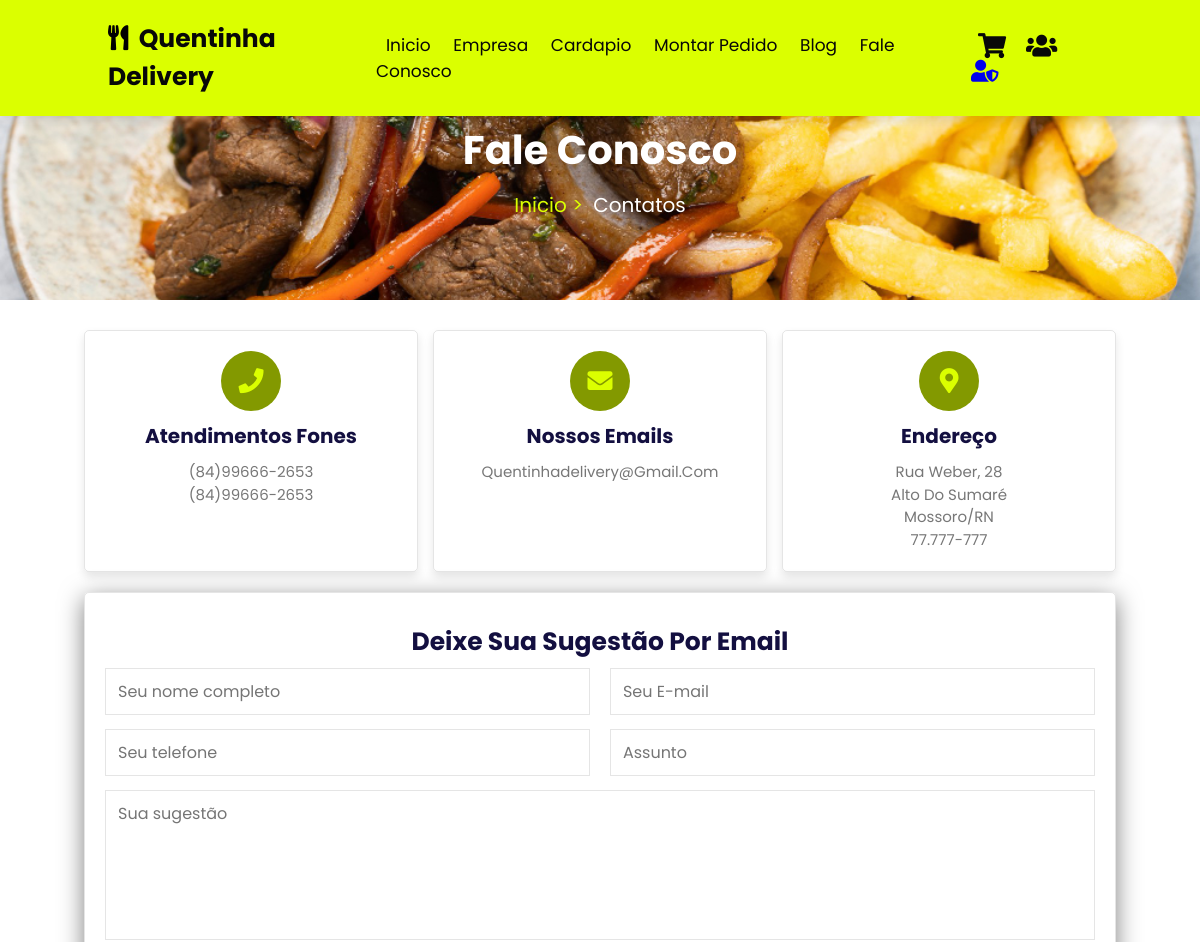
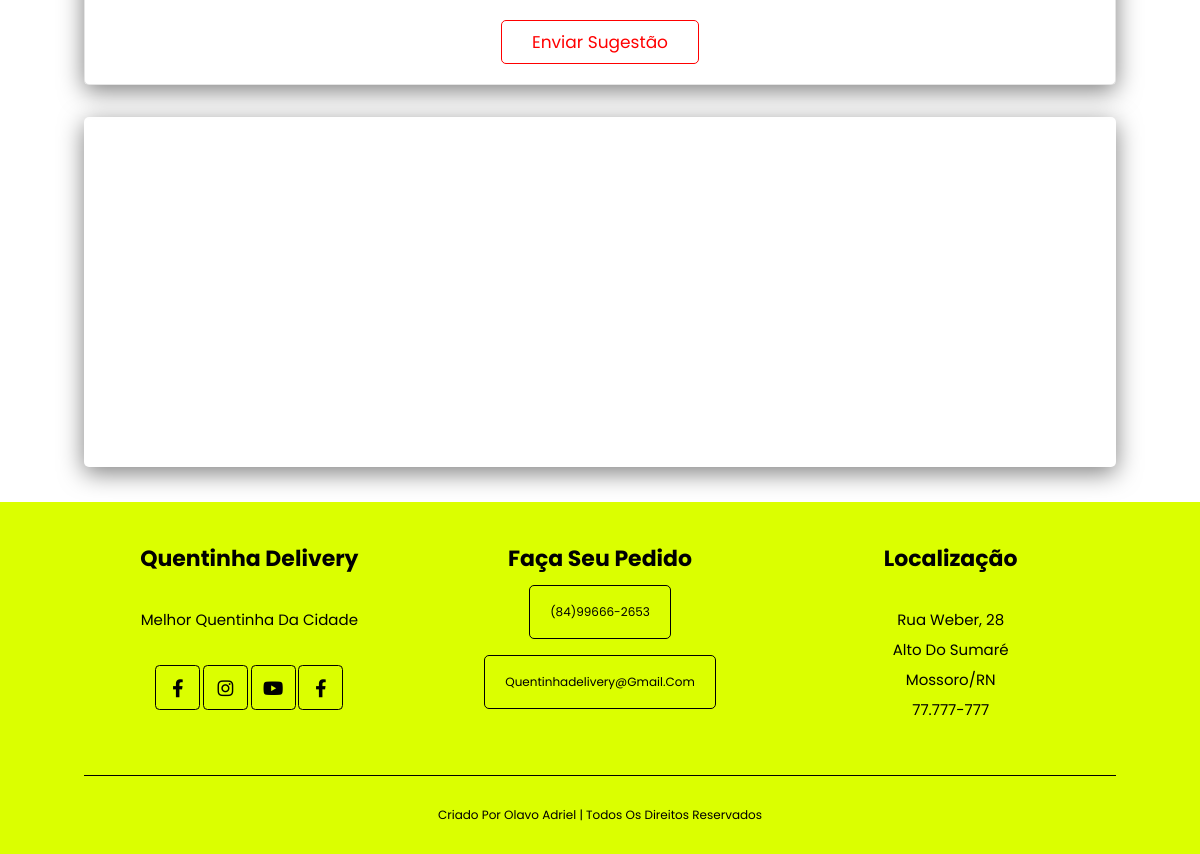
Page /contatos/ on the committed database (2 pictures, top to bottom).
### qdelivery/models.py (models this page shows, shortened)
class Dados(models.Model):
    logo = RichTextUploadingField()
    icone = RichTextUploadingField()
    nome = models.CharField(max_length=255)
    subtitulo = RichTextField(blank=True, null=True)
    frete = models.DecimalField(max_digits=10, decimal_places=2)
    cnpj = models.CharField(max_length=100)
    descricao = RichTextField()
    fone = models.CharField(max_length=70, blank=True, null=True)
    whatsapp = models.CharField(max_length=70)
    email = models.CharField(max_length=255)
    endereco = models.CharField(max_length=255, blank=True, null=True)
    numero = models.IntegerField(blank=True, null=True)
    bairro = models.CharField(max_length=255)
    estado = models.ForeignKey(Estado, on_delete=models.CASCADE)
    cidade = models.ForeignKey(Cidade, on_delete=models.CASCADE)
    cep = models.CharField(max_length=100)
    senha_email = models.CharField(max_length=255)
    usuario = models.ForeignKey(User, on_delete=models.CASCADE)
    ultima_atualizacao = models.DateTimeField(auto_now=True)
    tipo = models.CharField(max_length=70, blank=True, null=True)
    class Meta:
        verbose_name = "Dado"
        verbose_name_plural = "Dados"
    def formatar_wtt(self):
        if self.whatsapp:
            numero = self.whatsapp.replace(" ", "").replace("-", "").replace("(", "").replace(")", "")
            if len(numero) == 10:  # Ex: 8499666265
                return f"55{numero[:2]}{numero[2:]}"
            elif len(numero) == 11:  # Ex: 84996626265
                return f"55{numero[:2]}{numero[2:]}"
            else:
                return numero
        return ""

class Cidade(models.Model):
    estado = models.ForeignKey(Estado, on_delete=models.CASCADE, related_name='cidades', null=True, blank=True)
    nome = models.CharField(max_length=75, blank=True, null=True)
    uf = models.CharField(max_length=5, blank=True, null=True)

### qdelivery/views.py (the view)
# urls.py: path('contatos/', views.contatos),
def contatos(request):
    dados = get_object_or_404(Dados, id=1)
    return render(request, "contatos.html", {'dados': dados})

### qdelivery/templates/contatos.html (shortened to what this page needs)
{% extends "base.html" %}
{% load static %}
{% block content %}
<div class="topo-pagina">
    <h1>Fale conosco</h1>
    <p><a href="/" title="contatos">Inicio ></a> Contatos </p>
</div>
<section class="contatos">
    <div class="icone-box">
        <div class="icons">
            <i class="fas fa-phone"></i>
            <h3>Atendimentos Fones</h3>
            <p>{{dados.fone}}</p>
            <p>{{dados.whatsapp}}</p>
        </div>
        <div class="icons">
            <i class="fas fa-envelope"></i>
            <h3>Nossos emails</h3>
            <p>{{dados.email}}</p>
        </div>
        <div class="icons">
            <i class="fas fa-map-marker-alt"></i>
            <h3>Endereço</h3>
            <p>
                {{dados.endereco}}, {{dados.numero}} <br>
               {{ dados.bairro}} <br>
                {{dados.cidade.nome}}/{{dados.cidade.uf}} <br>
                {{ dados.cep}}
            </p>
        </div>
    </div>
    <div class="row">
        <form action="" method="post" enctype="multipart/form-data">
            <h3>Deixe sua sugestão por email</h3>
            <div class="inputBox">
                <input type="text" name="nome" placeholder="Seu nome completo" class="box">
                <input type="email" name="email" placeholder="Seu E-mail" class="box">
            </div>
            <div class="inputBox">
                <input type="tel" name="telefone" placeholder="Seu telefone" class="box">
                <input type="text" name="assunto" placeholder="Assunto" class="box">
            </div>
            <textarea name="qd" placeholder="Sua sugestão" cols="30" rows="10"></textarea>
            <button type="submit" class="btn"> Enviar sugestão</button>
        </form>
    </div>
    <br><br>
    <iframe src="https://www.google.com/maps/embed?pb=!1m18!1m12!1m3!1d3973.139964737275!2d-37.3224144885665!3d-5.240697452714479!2m3!1f0!2f0!3f0!3m2!1i1024!2i768!4f13.1!3m3!1m2!1s0x7ba080acb4836ff%3A0xfc86ae29cbc5d649!2sR.%20Rio%20Claro%2C%2030%20-%20Alto%20do%20Sumar%C3%A9%2C%20Mossor%C3%B3%20-%20RN%2C%2059634-116!5e0!3m2!1spt-BR!2sbr!4v1715298584361!5m2!1spt-BR!2sbr" width="100%" height="350" style="border:0;" allowfullscreen="" loading="lazy"></iframe>
</section>
{% endblock %}

### qdelivery/templates/base.html (shortened to what this page needs)
{% load static %}
<!DOCTYPE html>
<html lang="pt-br">
<head>
    <link rel="stylesheet" href="https://cdnjs.cloudflare.com/ajax/libs/font-awesome/5.15.4/css/all.min.css">
    <link rel="stylesheet" href="https://cdn.jsdelivr.net/npm/swiper@10/swiper-bundle.min.css" />
    <link rel="stylesheet" href="{% static 'css/style.css' %}">
</head>
<body>
<header class="topo-site">
    <a href="" class="logo">
        <i class="fa fa-utensils"></i>
       {{dados.nome}}
    </a>
    <nav class="menu-site">
        <a href="/">Inicio</a>
        <a href="/empresa">Empresa</a>
        <a href="/cardapio">Cardapio</a>
        <a href="">Montar pedido</a>
        <a href="/blog">Blog</a>
        <a href="/contatos">Fale conosco</a>
    </nav>
    <div class="icons">
        <div id="cart" class="fa fa-shopping-cart"></div>
        <div id="login" class="fa fa-users"></div>
        <a href="/admin" class="fa fa-user-shield admin-icon" title="Admin"></a>
    </div>
</header>
<main>
    {% block content %}
    {% endblock %}
</main>
<section class="rodape">
    <div class="box-container">
        <div class="box">
            <h3>{{dados.nome}}</h3>
            <p>Melhor quentinha da cidade</p>
            <div class="rede-sociais">
                <a href="" class="fab fa-facebook-f"></a>
                <a href="//www.instagram.com/quentinhadelivery0" class="fab fa-instagram"></a>
                <a href="" class="fab fa-youtube"></a>
                <a href="" class="fab fa-facebook-f"></a>
            </div>
        </div>
        <div class="box">
            <h3>Faça seu pedido</h3>
            <a class="link" title="WhatsApp" href="//api.whatsapp.com/send/?phone={{dados.formatar_wtt}}&text=Olá gostaria+de+fazer+um+pedido%21&type=phone_number&app_absent=0">{{ dados.fone}} </a><br><br>
            <a class="link" href="mailto:quentinhadelivery@gmail.com" title="quentinhadelivery@gmail.com">quentinhadelivery@gmail.com</a>
        </div>
        <div class="box">
            <h3>Localização</h3>
            <p>
                {{dados.endereco}}, {{dados.numero}} <br>
               {{ dados.bairro}} <br>
                {{dados.cidade.nome}}/{{dados.cidade.uf}} <br>
                {{ dados.cep}}
            </p>
        </div>
    </div>
    <div class="direitos">
        Criado por <span> Olavo Adriel </span> | Todos os direitos reservados
    </div>
</section>
</body>
</html>

### qdelivery/templates/assets/css/style.css (style rules this page uses)
:root { --yellow_qd: #DBFF00; }
* { font-family: "Poppins", sans-serif; margin: 0; padding: 0; box-sizing: border-box; outline: none; text-decoration: none; border: none; text-transform: capitalize; transform: .2s linear; }
html { font-size:62.5%; overflow-x: hidden; scroll-behavior: smooth; }
.btn { display: inline-block; font-size: 1.7rem; color: red; background: none; margin-top: 1rem; padding: .8rem 3rem; border: 1px solid red; border-radius: .5rem; cursor: pointer; }
section { padding: 3rem 7%; }
.topo-pagina { background:url(../img/topo-paginas/marmita_topo.jpg); background-size: cover; background-position: center; text-align: center; padding-top: 12rem; padding-bottom: 8rem; }
.topo-pagina h1 { color:#fff; font-size: 4rem; }
.topo-pagina p { padding-top: 1rem; font-size: 2rem; color: #fff; }
.topo-pagina a { color: var(--yellow_qd); padding-right: .5rem; }
.topo-site { display: flex; position: fixed; top: 0; left: 0; right: 0; align-items: center; justify-content: space-between; padding: 2rem 9%; z-index: 1000; background: #DBFF00; box-shadow: 0 0.5rem 1rem rgba(0, 0, 0, 0.1); }
.topo-site .logo { font-size:2.5rem; color:#080808; font-weight: bolder; }
.topo-site .logo i { color:rgb(0, 0, 0); padding-right: .5rem; }
.topo-site .menu-site a { color: rgb(7, 7, 7); font-size: 1.7rem; margin: 0 1rem; }
.topo-site .icons div { color: #080808; font-size: 2.5rem; margin-left: 1.7rem; cursor: pointer; }
.admin-icon { font-size: 2.2rem ; margin-left: 10px; }
.rodape { background: var(--yellow_qd); text-align: center; }
.rodape .box-container { display: grid; grid-template-columns: repeat(auto-fit,minmax(30rem, 1fr)); gap: 2rem; }
.rodape .box-container .box h3 { font-size: 2.2rem; text-transform: capitalize; padding: 1rem 0; }
.rodape .box-container .box p { font-size: 1.5rem; padding: 2rem 0; line-height: 2; }
.rodape .box-container .box .rede-sociais { margin-top: 1rem; }
.rodape .box-container .box .rede-sociais a { border-radius: 10%; color: black; width: 4.5rem; height: 4.5rem; line-height: 4.5rem; text-align: center; font-size: 1.8rem; border: .1rem solid black; }
.rodape .box-container .box .link { line-height:1 ; padding: 2rem; font-size: 1.2rem; text-decoration: none; border: 1px solid #000; border-radius: 5px; ; color: #000; display: inline-block; ; }
.rodape .direitos { font-size: 1.2rem; text-align: center; margin-top: 3rem; padding-top: 3rem; text-transform: capitalize; border-top: .1rem solid black; }
.contatos .icone-box { display: grid; grid-template-columns: repeat(auto-fit, minmax(25rem, 1fr)); gap: 1.5rem; }
.contatos .icone-box .icons { text-align: center; border: .1rem solid rgba(0, 0, 0,0.1); box-shadow: 0 0.5rem 1rem rgba(0, 0, 0, 0.1); padding: 2rem; border-radius: .5rem; }
.contatos .icone-box .icons i { width: 6rem; height: 6rem; font-size: 2.5rem; line-height: 6rem; background: #839900; border-radius: 50%; color: var(--yellow_qd); }
.contatos .icone-box .icons h3 { font-size: 2rem; color: #130f40; padding: 1rem 0; }
.contatos .icone-box .icons p { font-size: 1.5rem; color: #777; line-height: 1.5; }
.contatos .row { margin-top: 2rem; text-align: center; }
.contatos .row form { padding: 2rem; border: .1rem solid rgba(0, 0, 0,0.1); box-shadow: 0 .6rem 2.4rem rgba(0, 0, 0, 0.5); border-radius: .5rem; }
.contatos .row form h3 { font-size: 2.5rem; padding-top: 1rem; color: #130f40; }
.contatos .row form .inputBox { display: flex; flex-wrap: wrap; justify-content: space-between; }
.contatos .row form .inputBox input { width: 49%; }
.contatos .row form .inputBox .box, .contatos .row form textarea { padding: 1rem 1.2rem; font-size: 1.6rem; border: .1rem solid rgba(0, 0, 0, 0.1); margin: .7rem 0; text-transform: none; }
.contatos .row form textarea { width: 100%; height: 15rem; resize: none; }
.contatos iframe { border-radius: .5rem; box-shadow: 0 .6rem 2.4rem rgba(0, 0, 0, 0.5); }

### rows in the picture
Dados: nome "Quentinha Delivery", fone "(84)99666-2653", whatsapp "(84)99666-2653", email "Quentinhadelivery@gmail.com", endereco "Rua Weber", numero "28", bairro "Alto Do Sumaré", cidade.nome "Mossoro", cidade.uf "RN", cep "77.777-777"
